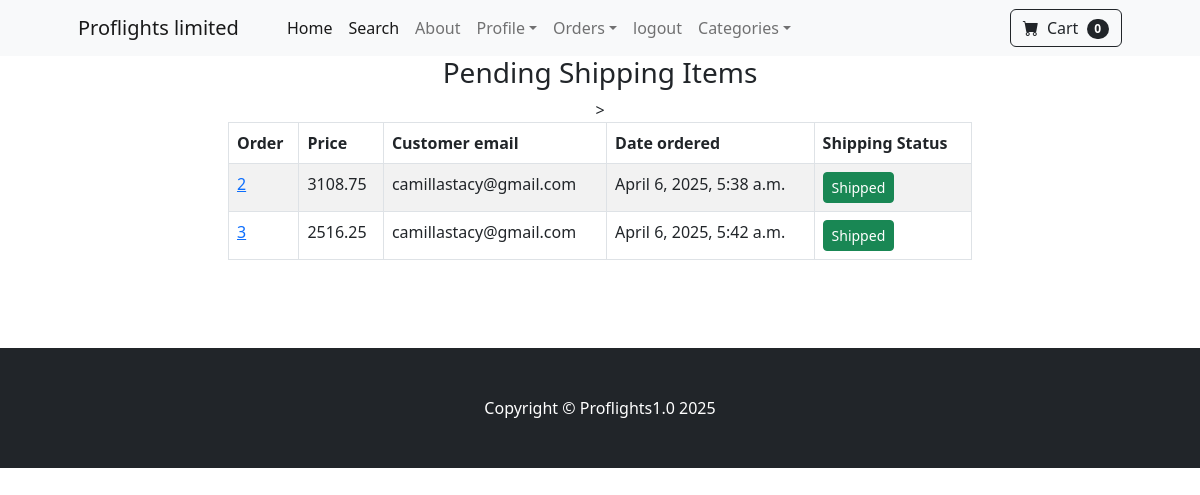
The page /payment/not_shipped_dash (signed in) on the database as committed earlier.
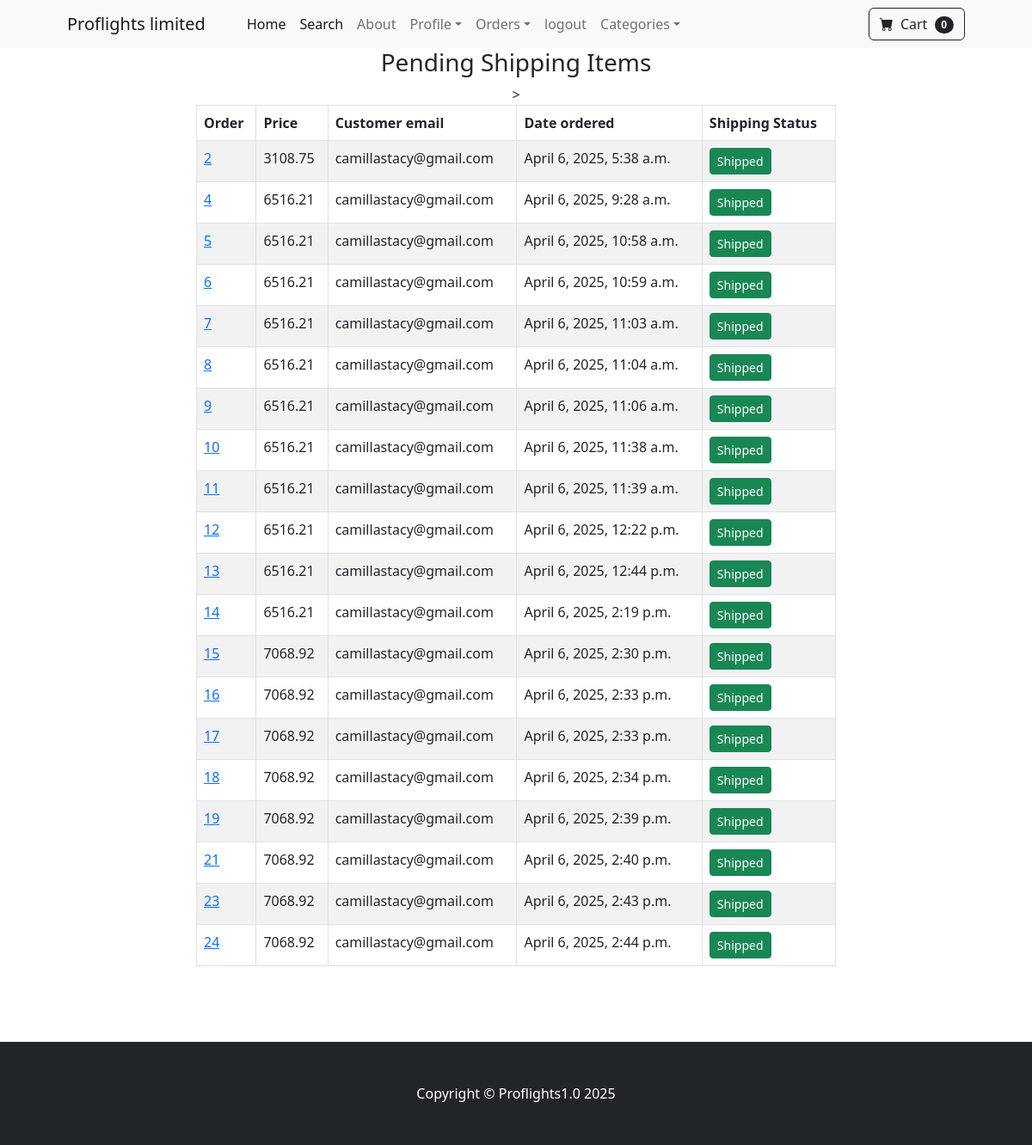
The same page on the database as committed later.
### payment/models.py (models this page shows, shortened)
class Order(models.Model):
    user = models.ForeignKey(User, on_delete=models.CASCADE, null=True, blank=True)
    full_name = models.CharField(max_length=255)
    email = models.CharField(max_length=255)
    shipping_address = models.TextField(max_length=15000)
    amount_paid = models.DecimalField(max_digits=7, decimal_places=2)
    date_ordered = models.DateTimeField(auto_now_add=True)
    shipped = models.BooleanField(default=False)
    date_shipped = models.DateTimeField(null=True, blank=True)

### payment/views.py (the view, shortened to what this page needs)
# urls.py: path('not_shipped_dash', views.not_shipped_dash, name="not_shipped_dash"),
def not_shipped_dash(request):
    if request.user.is_authenticated and request.user.is_superuser:
        orders = Order.objects.filter(shipped=False)
        return render(request, "payment/not_shipped_dash.html", {'orders': orders,})
    else:
        messages.success(request, "Access denied")
        return redirect('home')

### cart/cart.py (called while the page is built)
    def __len__(self):
        return len(self.cart)

### cart/context_processors.py (called while the page is built)
def cart(request):
    return{'cart': Cart(request)}

### payment/templates/payment/not_shipped_dash.html (shortened to what this page needs)
{% extends 'base.html' %}
{% block content %}
<div class="container">
    <div class="row">
        <center>
            <div class="col-8">
                <h3>Pending Shipping Items</h3>>
                <table class="table table-striped table-hover table-bordered">
                    <thead>
                      <tr>
                        <th scope="col">Order</th>
                        <th scope="col">Price</th>
                        <th scope="col">Customer email</th>
                        <th scope="col">Date ordered</th>
                        <th scope="col">Shipping Status</th>
                      </tr>
                    </thead>
                    <tbody>
                        {% for item in orders %}
                            <tr>
                            <td><a href="{% url 'orders' item.id %}">{{ item.id }}</a></td>
                            <td>{{ item.amount_paid }}</td>
                            <td>{{ item.email }}</td>
                            <td>{{ item.date_ordered }}</td>
                            <td>
                                <form method="post">
                                    <button type="submit" class="btn btn-success btn-sm">Shipped</button>
                                </form>
                            </td>
                            </tr>
                        {% endfor %}
                    </tbody>
                  </table>
                  <br>
                  <br>
                  <br>
            </div>
        </center>
    </div>
</div>
{% endblock %}

Rows that differ between the two databases and show on the page:
no longer on this page (row edited): Order: id "3", amount_paid "2516.25", email "camillastacy@gmail.com", date_ordered "April 6, 2025, 5:42 a.m."
added Order: id "4", amount_paid "6516.21", email "camillastacy@gmail.com", date_ordered "April 6, 2025, 9:28 a.m."
added Order: id "5", amount_paid "6516.21", email "camillastacy@gmail.com", date_ordered "April 6, 2025, 10:58 a.m."
added Order: id "6", amount_paid "6516.21", email "camillastacy@gmail.com", date_ordered "April 6, 2025, 10:59 a.m."
added Order: id "7", amount_paid "6516.21", email "camillastacy@gmail.com", date_ordered "April 6, 2025, 11:03 a.m."
added Order: id "8", amount_paid "6516.21", email "camillastacy@gmail.com", date_ordered "April 6, 2025, 11:04 a.m."
added Order: id "9", amount_paid "6516.21", email "camillastacy@gmail.com", date_ordered "April 6, 2025, 11:06 a.m."
added Order: id "10", amount_paid "6516.21", email "camillastacy@gmail.com", date_ordered "April 6, 2025, 11:38 a.m."
added Order: id "11", amount_paid "6516.21", email "camillastacy@gmail.com", date_ordered "April 6, 2025, 11:39 a.m."
added Order: id "12", amount_paid "6516.21", email "camillastacy@gmail.com", date_ordered "April 6, 2025, 12:22 p.m."
added Order: id "13", amount_paid "6516.21", email "camillastacy@gmail.com", date_ordered "April 6, 2025, 12:44 p.m."
added Order: id "14", amount_paid "6516.21", email "camillastacy@gmail.com", date_ordered "April 6, 2025, 2:19 p.m."
added Order: id "15", amount_paid "7068.92", email "camillastacy@gmail.com", date_ordered "April 6, 2025, 2:30 p.m."
added Order: id "16", amount_paid "7068.92", email "camillastacy@gmail.com", date_ordered "April 6, 2025, 2:33 p.m."
added Order: id "17", amount_paid "7068.92", email "camillastacy@gmail.com", date_ordered "April 6, 2025, 2:33 p.m."
added Order: id "18", amount_paid "7068.92", email "camillastacy@gmail.com", date_ordered "April 6, 2025, 2:34 p.m."
added Order: id "19", amount_paid "7068.92", email "camillastacy@gmail.com", date_ordered "April 6, 2025, 2:39 p.m."
added Order: id "21", amount_paid "7068.92", email "camillastacy@gmail.com", date_ordered "April 6, 2025, 2:40 p.m."
added Order: id "23", amount_paid "7068.92", email "camillastacy@gmail.com", date_ordered "April 6, 2025, 2:43 p.m."
added Order: id "24", amount_paid "7068.92", email "camillastacy@gmail.com", date_ordered "April 6, 2025, 2:44 p.m."
